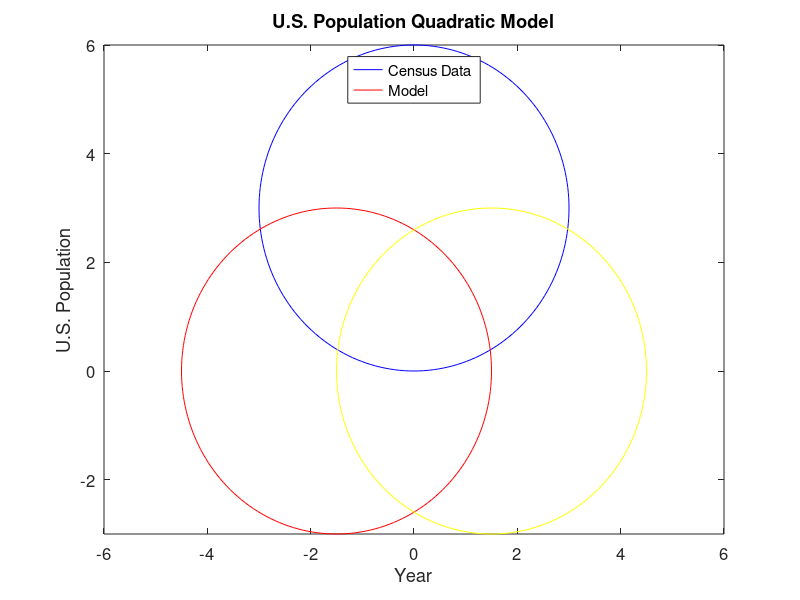

The MATLAB source for this figure:
% MATLAB ASSIGNMENT #4
% Anthony Perea
% 02/06/21 Version #1.0

%% Problem 1
clc;clear all; close all;
t = -2.5:0.01:4;
y = (t.^4)-(3.5*t.^3)-(2.5.*(t.^2))+(14*t)-6;
plot(t,y,'r-','LineWidth',2);
set(gca,'FontSize',12);
% My estimated roots are x = -2,0.5,2, and 3
p = [1,-3.5,-2.5,14,-6];
fprintf('The Roots of P are: ');
roots(p)
%% Problem 2
clc;clear all; close all;
r = 3;
theta = 0:(pi/100):2*pi;
x1 = r .* cos(theta);
y1 = r .* sin(theta) + r;
x2 = r .* cos(theta) - (r/2);
y2 = r .* sin(theta);
x3 = r .* cos(theta) + (r/2);
y3 = r .* sin(theta);
plot(x1,y1,'b-');
hold on;
plot(x2,y2,'r-');
plot(x3,y3,'y-');
set(gca,'FontSize',16);
axis([-6, 6, -3, 6]);
%% Problem 3
clc;clear all; close all;
load('uspopulation');
plot(years,pop,'ro');
xlabel('Year');
ylabel('U.S. Population');
title('U.S. Population Quadratic Model'); % create title
set(gca,'FontSize',12);
hold on;
P = polyfit(years,pop,2);
new = polyval(P,years);
plot(years,new,'k-');
est = polyval(P,2020);
per_error = (3.31*10^8-est)*100/(3.31*10^8);
legend('Census Data','Model','Location','North');
fprintf('The percent difference between the predicted and actual value is %0.3f %% \n',per_error);